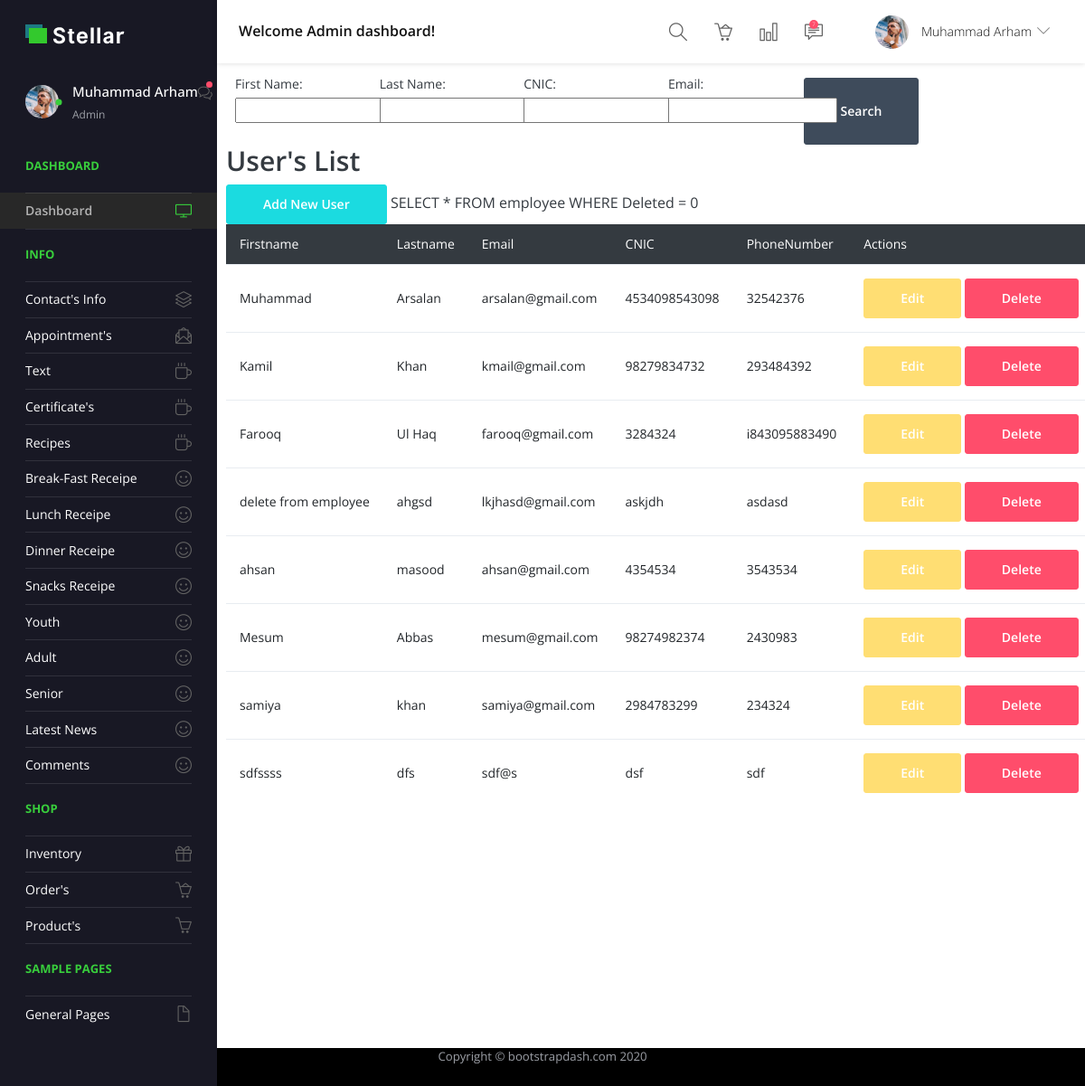
Screenshot of /HRM/AdminDashboard.php (signed in) with the database file from the repository.
### tables this page shows
CREATE TABLE `employee` (
  `Id` int(11) NOT NULL,
  `FirstName` varchar(100) NOT NULL,
  `LastName` varchar(100) NOT NULL,
  `Email` varchar(100) DEFAULT NULL,
  `Password` varchar(100) DEFAULT NULL,
  `CNIC` varchar(20) DEFAULT NULL,
  `DateOfBirth` datetime NOT NULL,
  `DateOfJoining` datetime NOT NULL,
  `Address` varchar(500) DEFAULT NULL,
  `RoleId` int(11) NOT NULL DEFAULT 0,
  `CreatedOn` datetime NOT NULL,
  `CreatedBy` int(11) NOT NULL DEFAULT 0,
  `Deleted` bit(1) NOT NULL DEFAULT b'0',
  `PhoneNumber` varchar(20) DEFAULT NULL
);

### DatabaseConfigurations/DbFucntions.php (called while the page is built, shortened)
<?php
    function ExecutreMySqlQuery($query)
    {
        if (!empty($query)) {
            $con = GetConnection();
            try {
                $result = mysqli_query($con, $query);
                $resultSet = array("Success" => true, "Response" => $result);
            } catch (\Throwable $th) {
                $error = "Query Failed! MySQL: Error: " . mysqli_error($con);
                $resultSet = array("Success" => false, "Response" => $error);
            }
            return $resultSet;
        }
    }
?>

### DatabaseConfigurations/Lists.php (the view, shortened to what this page needs)
<?php
    include_once "DbFucntions.php";
    function PrepareEmployeeeList($filter_col_val)
    {
        $query = "SELECT * FROM employee WHERE Deleted = 0";
        $result = ExecutreMySqlQuery($query);
        if (count($result) > 0) {
            if ($result["Success"] == true) {
                if (mysqli_num_rows($result["Response"]) > 0) {
                    while ($row = mysqli_fetch_assoc($result["Response"])) {
                        echo
                            "<tr>
                                <td>".$row["FirstName"]."</td>
                                <td>".$row["LastName"]."</td>
                                <td>".$row["Email"]."</td>
                                <td>".$row["CNIC"]."</td>
                                <td>".$row["PhoneNumber"]."</td>
                                <td>
                                    <a href='http://localhost/Health_Ora/hrm/Edit.php?id=".$row["Id"]."' class='btn btn-warning' type='button'>Edit</a>
                                    <button name='deleteEmployee' type='submit' value='".$row["Id"]."' class='btn btn-danger'>Delete</button>
                                </td>
                            </tr>";
                    }
                }
                else {
                    echo "<tr>
                        <td colspan='4'>No Users are found!</td>
                    </tr>";
                }
            }
        }
    }
?>

### Layouts/Admin/header.php (shortened to what this page needs)
<!DOCTYPE html>
<html lang="en">
  <head>
    <link rel="stylesheet" href="<?php echo "http://localhost/Health_Ora/Layouts/Admin/vendors/simple-line-icons/css/simple-line-icons.css" ?>">
    <link rel="stylesheet" href="<?php echo "http://localhost/Health_Ora/Layouts/Admin/vendors/flag-icon-css/css/flag-icon.min.css" ?>">
    <link rel="stylesheet" href="<?php echo "http://localhost/Health_Ora/Layouts/Admin/vendors/css/vendor.bundle.base.css" ?>">
    <link rel="stylesheet" href="<?php echo "http://localhost/Health_Ora/Layouts/Admin/./vendors/daterangepicker/daterangepicker.css" ?>">
    <link rel="stylesheet" href="<?php echo "http://localhost/Health_Ora/Layouts/Admin/./vendors/chartist/chartist.min.css" ?>">
    <link rel="stylesheet" href="<?php echo "http://localhost/Health_Ora/Layouts/Admin/./css/style.css" ?>">
  </head>
  <body>
    <div class="container-scroller">
      <nav class="navbar default-layout-navbar col-lg-12 col-12 p-0 fixed-top d-flex flex-row">
        <div class="navbar-brand-wrapper d-flex align-items-center">
          <a class="navbar-brand brand-logo" href="<?php echo "http://localhost/Health_Ora/HRM/AdminDashboard.php" ?>">
            <img src="images/logo.svg" alt="logo" class="logo-dark" />
          </a>
        </div>
        <div class="navbar-menu-wrapper d-flex align-items-center flex-grow-1">
          <h5 class="mb-0 font-weight-medium d-none d-lg-flex">Welcome Admin dashboard!</h5>
          <ul class="navbar-nav navbar-nav-right ml-auto">
            <form class="search-form d-none d-md-block" action="#">
              <i class="icon-magnifier"></i>
              <input type="search" class="form-control" placeholder="Search Here" title="Search here">
            </form>
            <li class="nav-item"><a href="#" class="nav-link"><i class="icon-basket-loaded"></i></a></li>
            <li class="nav-item"><a href="#" class="nav-link"><i class="icon-chart"></i></a></li>
            <li class="nav-item dropdown">
              <a class="nav-link count-indicator message-dropdown" id="messageDropdown" href="#" data-toggle="dropdown" aria-expanded="false">
                <i class="icon-speech"></i>
                <span class="count">7</span>
              </a>
            </li>
            <li class="nav-item dropdown d-none d-xl-inline-flex user-dropdown">
              <a class="nav-link dropdown-toggle" id="UserDropdown" href="#" data-toggle="dropdown" aria-expanded="false">
                <img class="img-xs rounded-circle ml-2" src="<?php echo "http://localhost/Health_Ora/Layouts/Admin/images/faces/face8.jpg" ?>" alt="Profile image"> <span class="name_user"><?php echo $_COOKIE["fullname"]; ?></span></a>
            </li>
          </ul>
        </div>
      </nav>
      <div class="container-fluid page-body-wrapper">
        <nav class="sidebar sidebar-offcanvas" id="sidebar">
          <ul class="nav">
            <li class="nav-item nav-profile">
              <a href="#" class="nav-link">
                <div class="profile-image">
                  <img class="img-xs rounded-circle" src="<?php echo "http://localhost/Health_Ora/Layouts/Admin/images/faces/face8.jpg" ?>" alt="profile image">
                  <div class="dot-indicator bg-success"></div>
                </div>
                <div class="text-wrapper">
                  <p class="profile-name"><?php echo $_COOKIE["fullname"]; ?></p>
                  <p class="designation">Admin</p>
                </div>
                <div class="icon-container">
                  <i class="icon-bubbles"></i>
                  <div class="dot-indicator bg-danger"></div>
                </div>
              </a>
            </li>
            <li class="nav-item nav-category">
              <span class="nav-link">Dashboard</span>
            </li>
            <li class="nav-item">
              <a class="nav-link" href="<?php echo "http://localhost/Health_Ora/HRM/AdminDashboard.php" ?>">
                <span class="menu-title">Dashboard</span>
                <i class="icon-screen-desktop menu-icon"></i>
              </a>
            </li>
            <li class="nav-item nav-category"><span class="nav-link">Info</span></li>
            <li class="nav-item">
              <a class="nav-link" data-toggle="collapse" href="#ui-basic" aria-expanded="false" aria-controls="ui-basic">
                <span class="menu-title">Contact's Info</span>
                <i class="icon-layers menu-icon"></i>
              </a>
            </li>
            <li class="nav-item">
              <a class="nav-link" href="<?php echo "http://localhost/Health_Ora/HRM/Appointments.php" ?>">
                <span class="menu-title">Appointment's</span>
                <i class="icon-envelope-letter menu-icon"></i>
              </a>
            </li>
            <li class="nav-item">
              <a class="nav-link" href="<?php echo "http://localhost/Health_Ora/HRM/Certificate.php" ?>">
                <span class="menu-title">Text</span>
                <i class="icon-cup menu-icon"></i>
              </a>
            </li>
            <li class="nav-item">
              <a class="nav-link" href="<?php echo "http://localhost/Health_Ora/HRM/Certificateresult.php" ?>">
                <span class="menu-title">Certificate's</span>
                <i class="icon-cup menu-icon"></i>
              </a>
            </li>
            <li class="nav-item">
              <a class="nav-link" href="<?php echo "http://localhost/Health_Ora/HRM/Recipes.php" ?>">
                <span class="menu-title">Recipes</span>
                <i class="icon-cup menu-icon"></i>
              </a>
            </li>
            <li class="nav-item">
              <a class="nav-link" href="<?php echo "http://localhost/Health_Ora/HRM/Breakfastreceipe.php" ?>">
                <span class="menu-title">Break-Fast Receipe</span>
                <i class="icon-emotsmile menu-icon"></i>
              </a>
            </li>
            <li class="nav-item">
              <a class="nav-link" href="<?php echo "http://localhost/Health_Ora/HRM/Lunchreceipe.php" ?>">
                <span class="menu-title">Lunch Receipe</span>
                <i class="icon-emotsmile menu-icon"></i>
              </a>
            </li>
            <li class="nav-item">
              <a class="nav-link" href="<?php echo "http://localhost/Health_Ora/HRM/Dinnerreceipe.php" ?>">
                <span class="menu-title">Dinner Receipe</span>
                <i class="icon-emotsmile menu-icon"></i>
              </a>
            </li>
            <li class="nav-item">
              <a class="nav-link" href="<?php echo "http://localhost/Health_Ora/HRM/Snacksreceipe.php" ?>">
                <span class="menu-title">Snacks Receipe</span>
                <i class="icon-emotsmile menu-icon"></i>
              </a>
            </li>
            <li class="nav-item">
              <a class="nav-link" href="<?php echo "http://localhost/Health_Ora/HRM/youth.php" ?>">
                <span class="menu-title">Youth</span>
                <i class="icon-emotsmile menu-icon"></i>
              </a>
            </li>
            <li class="nav-item">
              <a class="nav-link" href="<?php echo "http://localhost/Health_Ora/HRM/adult.php" ?>">
                <span class="menu-title">Adult</span>
                <i class="icon-emotsmile menu-icon"></i>
              </a>
            </li>
            <li class="nav-item">
              <a class="nav-link" href="<?php echo "http://localhost/Health_Ora/HRM/senior.php" ?>">
                <span class="menu-title">Senior</span>
                <i class="icon-emotsmile menu-icon"></i>
              </a>
            </li>
            <li class="nav-item">
              <a class="nav-link" href="<?php echo "http://localhost/Health_Ora/HRM/Latestnews.php" ?>">
                <span class="menu-title">Latest News</span>
                <i class="icon-emotsmile menu-icon"></i>
              </a>
            </li>
            <li class="nav-item">
              <a class="nav-link" href="<?php echo "http://localhost/Health_Ora/HRM/comments.php" ?>">
                <span class="menu-title">Comments</span>
                <i class="icon-emotsmile menu-icon"></i>
              </a>
            </li>
            <li class="nav-item nav-category"><span class="nav-link">Shop</span></li>
            <li class="nav-item">
              <a class="nav-link" href="<?php echo "http://localhost/Health_Ora/HRM/Shop.php" ?>">
                <span class="menu-title">Inventory</span>
                <i class="icon-present menu-icon"></i>
              </a>
            </li>
            <li class="nav-item">
              <a class="nav-link" href="<?php echo "http://localhost/Health_Ora/HRM/Orders.php" ?>">
                <span class="menu-title">Order's</span>
                <i class="icon-basket-loaded menu-icon"></i>
              </a>
            </li>
            <li class="nav-item">
              <a class="nav-link" href="<?php echo "http://localhost/Health_Ora/HRM/Products.php" ?>">
                <span class="menu-title">Product's</span>
                <i class="icon-basket menu-icon"></i>
              </a>
            </li>
            <li class="nav-item nav-category"><span class="nav-link">Sample Pages</span></li>
            <li class="nav-item">
              <a class="nav-link" data-toggle="collapse" href="#auth" aria-expanded="false" aria-controls="auth">
                <span class="menu-title">General Pages</span>
                <i class="icon-doc menu-icon"></i>
              </a>
            </li>
          </ul>
        </nav>

### HRM/AdminDashboard.php (shortened to what this page needs)
<?php
include_once "../Layouts/Admin/header.php"
?>
<div class="container mt-3">
<form method="POST">
          <div class="input-group input-navbar">
          <?php
          $firstName = $lastName = $email = $password = $cnic = $address = $phoneNumber = "";
        ?>
            <div class="form-group col-md-2">
          <label class="customLable">First Name:</label>
          <input type="text" class="sr-input" id="FirstName" name="FirstName" value="<?php echo $firstName; ?>">
        </div>
        <div class="form-group col-md-2">
          <label class="customLable">Last Name:</label>
          <input type="text" class="sr-input" id="LastName" name="LastName" value="<?php echo $lastName; ?>">
        </div>
        <div class="form-group col-md-2">
          <label class="customLable">CNIC:</label>
          <input type="text" class="sr-input" id="CNIC" name="CNIC" value="<?php echo $cnic; ?>">
        </div>
        <div class="form-group col-md-2">
          <label class="customLable">Email:</label>
          <input type="text" class="sr-input" id="Email" name="Email" value="<?php echo $email; ?>">
        </div>
            <button type="submit" class="btn btn-dark" name="searchBtn">Search</button>
          </div>
        </form>
  <h2>User's List</h2>
  <form method="POST">
  <a href="http://localhost/Health_Ora/hrm/Create.php" class="btn btn-primary" type="button">Add New User</a>
  <table class="table">
    <thead class="table-dark">
      <tr>
            <th>Firstname</th>
            <th>Lastname</th>
            <th>Email</th>
            <th>CNIC</th>
            <th>PhoneNumber</th>
            <th>Actions</th>
      </tr>
    </thead>
    <tbody>
    <?php
            include "../DatabaseConfigurations/Lists.php";
            $filterArray = [];
            PrepareEmployeeeList($filterArray);
          ?>
        </tbody>
      </table>
  </form>
  <br><br><br><br><br><br>
</div>
<?php
include_once "../Layouts/Admin/footer.php"
?>

### Layouts/Admin/footer.php (shortened to what this page needs)
<div class="footer">
  <span class="text-muted d-block text-center text-sm-left d-sm-inline-block">Copyright © bootstrapdash.com 2020</span>
</div>
</div>
      </div>
  </body>
</html>

### Layouts/Admin/footer.php (style rules this page uses)
.footer { position: fixed; left: 0; bottom: 0; width: 100%; background-color: black; color: white; text-align: center; }

### rows the page displays
employee: FirstName "Muhammad", LastName "Arsalan", Email "arsalan@gmail.com", CNIC "4534098543098", PhoneNumber "32542376", $row["Id"] 7 (drawn)
employee: FirstName "Kamil", LastName "Khan", Email "kmail@gmail.com", CNIC "98279834732", PhoneNumber "293484392", $row["Id"] 8 (drawn)
employee: FirstName "Farooq", LastName "Ul Haq", Email "farooq@gmail.com", CNIC "3284324", PhoneNumber "i843095883490", $row["Id"] 9 (drawn)
employee: FirstName "delete from employee", LastName "ahgsd", Email "lkjhasd@gmail.com", CNIC "askjdh", PhoneNumber "asdasd", $row["Id"] 10 (drawn)
employee: FirstName "ahsan", LastName "masood", Email "ahsan@gmail.com", CNIC "4354534", PhoneNumber "3543534", $row["Id"] 11 (drawn)
employee: FirstName "Mesum", LastName "Abbas", Email "mesum@gmail.com", CNIC "98274982374", PhoneNumber "2430983", $row["Id"] 12 (drawn)
employee: FirstName "samiya", LastName "khan", Email "samiya@gmail.com", CNIC "2984783299", PhoneNumber "234324", $row["Id"] 13 (drawn)
employee: FirstName "sdfssss", LastName "dfs", Email "sdf@s", CNIC "dsf", PhoneNumber "sdf", $row["Id"] 20 (drawn)

### other values shown
$_COOKIE["fullname"] "Muhammad Arham"
